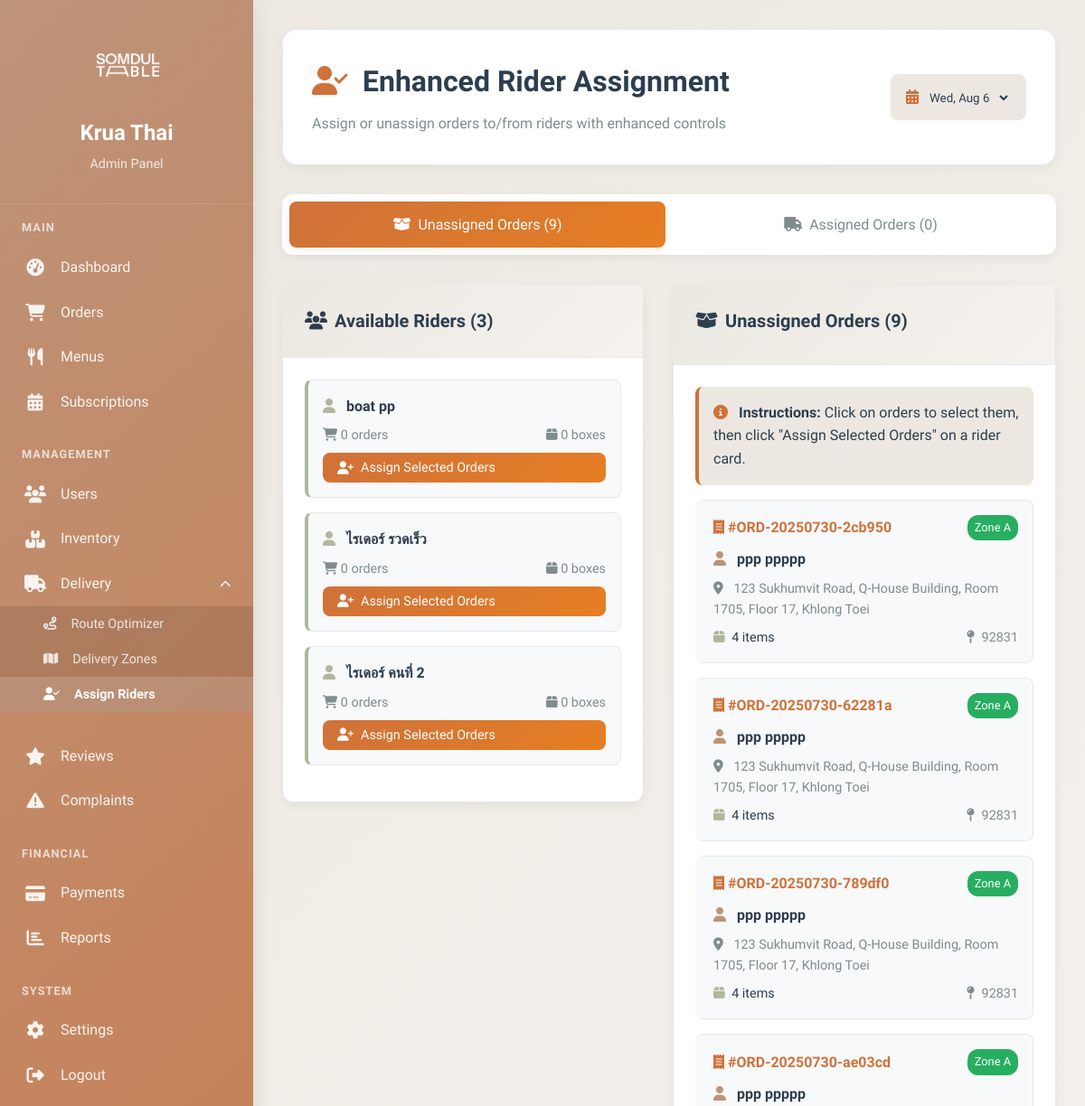
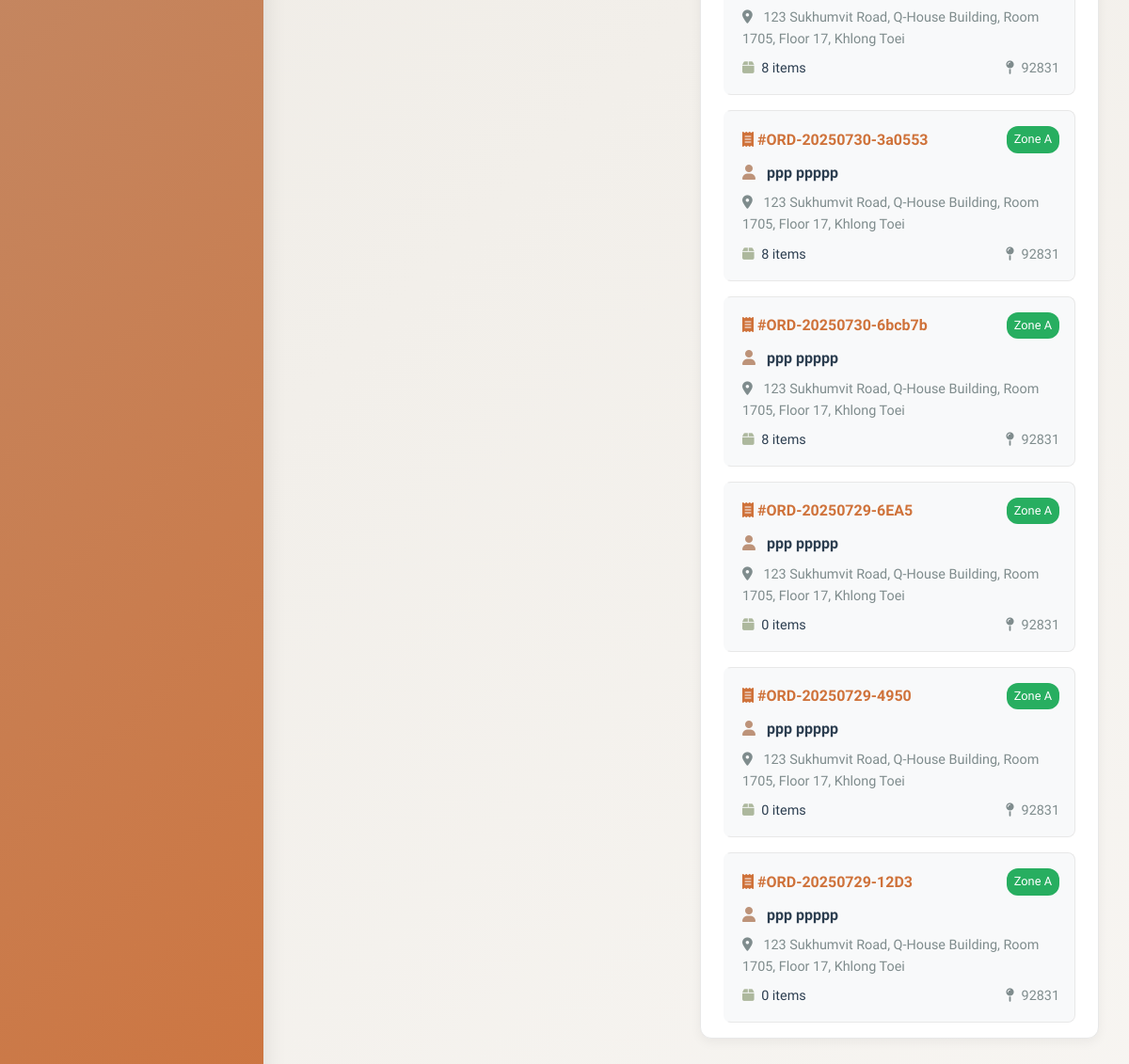
The page /KruaThai/admin/assign-riders.php?date=2025-07-30 (signed in) on the database its author committed (2 pictures, top to bottom).
### tables this page shows
CREATE TABLE `users` (
  `id` char(36) NOT NULL,
  `email` varchar(255) NOT NULL,
  `password_hash` varchar(255) NOT NULL,
  `first_name` varchar(100) NOT NULL,
  `last_name` varchar(100) NOT NULL,
  `phone` varchar(20) DEFAULT NULL,
  `date_of_birth` date DEFAULT NULL,
  `gender` enum('male','female','other') DEFAULT NULL,
  `role` enum('customer','admin','kitchen','rider','support') DEFAULT 'customer',
  `status` enum('active','inactive','suspended','pending_verification','pending_profile') DEFAULT 'pending_verification',
  `email_verified` tinyint(1) DEFAULT '0',
  `email_verification_token` varchar(100) DEFAULT NULL,
  `delivery_address` text,
  `address_line_2` varchar(255) DEFAULT NULL,
  `city` varchar(100) DEFAULT NULL,
  `state` varchar(100) DEFAULT NULL,
  `zip_code` varchar(10) DEFAULT NULL,
  `country` varchar(100) DEFAULT 'Thailand',
  `delivery_instructions` text,
  `dietary_preferences` longtext,
  `allergies` longtext,
  `spice_level` enum('mild','medium','hot','extra_hot') DEFAULT 'medium',
  `last_login` timestamp NULL DEFAULT NULL,
  `failed_login_attempts` int(11) DEFAULT '0',
  `locked_until` timestamp NULL DEFAULT NULL,
  `password_reset_token` varchar(100) DEFAULT NULL,
  `password_reset_expires` timestamp NULL DEFAULT NULL,
  `created_at` timestamp NOT NULL DEFAULT CURRENT_TIMESTAMP,
  `updated_at` timestamp NOT NULL DEFAULT CURRENT_TIMESTAMP ON UPDATE CURRENT_TIMESTAMP,
  `social_provider` varchar(20) DEFAULT NULL COMMENT 'OAuth provider: facebook, google, apple',
  `social_id` varchar(100) DEFAULT NULL COMMENT 'Unique ID from social provider',
  `avatar_url` text COMMENT 'Profile picture URL from social provider'
);

CREATE TABLE `orders` (
  `id` char(36) NOT NULL,
  `order_number` varchar(20) NOT NULL,
  `subscription_id` char(36) NOT NULL,
  `user_id` char(36) NOT NULL,
  `delivery_date` date NOT NULL,
  `delivery_time_slot` enum('09:00-12:00','12:00-15:00','15:00-18:00','18:00-21:00') DEFAULT NULL,
  `delivery_address` text NOT NULL,
  `delivery_instructions` text,
  `status` enum('pending','confirmed','preparing','ready','out_for_delivery','delivered','cancelled') DEFAULT 'pending',
  `kitchen_status` enum('not_started','in_progress','completed') DEFAULT 'not_started',
  `assigned_rider_id` char(36) DEFAULT NULL,
  `pickup_time` timestamp NULL DEFAULT NULL,
  `delivery_confirmation_method` enum('photo','signature','customer_present','left_at_door') DEFAULT 'customer_present',
  `delivery_photo_url` varchar(500) DEFAULT NULL,
  `delivery_signature_url` varchar(500) DEFAULT NULL,
  `delivered_at` timestamp NULL DEFAULT NULL,
  `total_items` int(11) DEFAULT '0',
  `estimated_prep_time` int(11) DEFAULT '30',
  `special_notes` text,
  `created_at` timestamp NOT NULL DEFAULT CURRENT_TIMESTAMP,
  `updated_at` timestamp NOT NULL DEFAULT CURRENT_TIMESTAMP ON UPDATE CURRENT_TIMESTAMP
);

### KruaThai/admin/assign-riders.php (the view, shortened to what the rows shown need)
<?php
require_once '../config/database.php';
try {
    $database = new Database();
    $pdo = $database->getConnection();
} catch (Exception $e) {
    die("❌ Database connection failed: " . $e->getMessage());
}
$deliveryDate = $_GET['date'] ?? date('Y-m-d');
$zipCoordinates = [
    '92831' => ['zone' => 'A'], '92832' => ['zone' => 'A'], '92833' => ['zone' => 'A'],
    '92835' => ['zone' => 'A'], '92821' => ['zone' => 'A'], '92823' => ['zone' => 'A'],
    '90620' => ['zone' => 'B'], '90621' => ['zone' => 'B'], '92801' => ['zone' => 'B'],
    '92802' => ['zone' => 'B'], '92804' => ['zone' => 'B'], '92805' => ['zone' => 'B'],
    '92840' => ['zone' => 'C'], '92841' => ['zone' => 'C'], '92843' => ['zone' => 'C'],
    '92683' => ['zone' => 'C'], '92703' => ['zone' => 'D'], '92648' => ['zone' => 'D'],
    '92647' => ['zone' => 'D']
];
try {
    $stmt = $pdo->prepare("
        SELECT u.id, u.first_name, u.last_name,
               COALESCE((SELECT COUNT(o.id) FROM orders o WHERE o.assigned_rider_id = u.id AND DATE(o.delivery_date) = ?), 0) as current_orders,
               COALESCE((SELECT SUM(o.total_items) FROM orders o WHERE o.assigned_rider_id = u.id AND DATE(o.delivery_date) = ?), 0) as current_load
        FROM users u
        WHERE u.role = 'rider' AND u.status = 'active'
        GROUP BY u.id
        ORDER BY u.first_name
    ");
    $stmt->execute([$deliveryDate, $deliveryDate]);
    $riders = $stmt->fetchAll(PDO::FETCH_ASSOC);
    $stmt = $pdo->prepare("
        SELECT o.id, o.order_number, o.total_items, o.delivery_address, u.zip_code, u.first_name, u.last_name
        FROM orders o
        JOIN users u ON o.user_id = u.id
        WHERE DATE(o.delivery_date) = ? AND o.assigned_rider_id IS NULL AND o.status IN ('confirmed', 'preparing', 'ready')
        ORDER BY u.zip_code, o.created_at
    ");
    $stmt->execute([$deliveryDate]);
    $unassignedOrders = $stmt->fetchAll(PDO::FETCH_ASSOC);
} catch (Exception $e) {
    die("Error fetching data: " . $e->getMessage());
}
?>
<!DOCTYPE html>
<html lang="th">
<head>
    <link href="https://cdnjs.cloudflare.com/ajax/libs/font-awesome/6.4.0/css/all.min.css" rel="stylesheet">
</head>
<body>
    <div class="admin-layout">
        <div class="main-content">
            <div class="page-header">
                <div class="header-content">
                    <div>
                        <h1 class="page-title">
                            <i class="fas fa-user-check" style="color: var(--curry); margin-right: 0.5rem;"></i>
                            Enhanced Rider Assignment
                        </h1>
                    </div>
                </div>
            </div>
            <div id="unassigned-tab" class="tab-content active">
                <div class="assignment-layout">
                    <div class="assignment-column">
                        <div class="column-header">
                            <h2 class="column-title">
                                <i class="fas fa-users"></i>
                                Available Riders (<?= count($riders) ?>)
                            </h2>
                        </div>
                        <div class="column-body">
                            <?php if (empty($riders)): ?>
                                <div class="text-center text-muted">
                                    <i class="fas fa-user-slash" style="font-size: 3rem; margin-bottom: 1rem; opacity: 0.3;"></i>
                                    <p>No active riders found.</p>
                                </div>
                            <?php else: ?>
                                <?php foreach ($riders as $rider): ?>
                                    <div class="rider-card">
                                        <h4 class="mb-1">
                                            <i class="fas fa-user" style="color: var(--sage); margin-right: 0.5rem;"></i>
                                            <?= htmlspecialchars($rider['first_name'] . ' ' . $rider['last_name']) ?>
                                        </h4>
                                        <div class="rider-stats">
                                            <span>
                                                <i class="fas fa-shopping-cart"></i>
                                                <?= $rider['current_orders'] ?> orders
                                            </span>
                                            <span>
                                                <i class="fas fa-box"></i>
                                                <?= $rider['current_load'] ?> boxes
                                            </span>
                                        </div>
                                        <button class="btn btn-primary btn-sm" style="width: 100%;" onclick="assignToRider('<?= $rider['id'] ?>')">
                                            <i class="fas fa-user-plus"></i> Assign Selected Orders
                                        </button>
                                    </div>
                                <?php endforeach; ?>
                            <?php endif; ?>
                        </div>
                    </div>
                    <div class="assignment-column">
                        <div class="column-header">
                            <h2 class="column-title">
                                <i class="fas fa-box-open"></i>
                                Unassigned Orders (<?= count($unassignedOrders) ?>)
                            </h2>
                        </div>
                        <div class="column-body">
                            <?php if (empty($unassignedOrders)): ?>
                                <div class="text-center text-muted">
                                    <i class="fas fa-check-circle" style="font-size: 3rem; margin-bottom: 1rem; opacity: 0.3; color: var(--sage);"></i>
                                    <h3 style="color: var(--sage);">All Orders Assigned!</h3>
                                    <p>No unassigned orders for this date.</p>
                                </div>
                            <?php else: ?>
                                <?php foreach ($unassignedOrders as $order):
                                    $zipCode = substr($order['zip_code'], 0, 5);
                                    $zone = $zipCoordinates[$zipCode]['zone'] ?? 'N/A';
                                ?>
                                    <div class="order-card" data-order-id="<?= $order['id'] ?>" onclick="toggleOrderSelection(this)">
                                        <div style="display: flex; justify-content: space-between; align-items: center; margin-bottom: 0.5rem;">
                                            <strong style="color: var(--curry);">
                                                <i class="fas fa-receipt"></i>
                                                #<?= htmlspecialchars($order['order_number']) ?>
                                            </strong>
                                            <span class="zone-badge zone-<?= $zone ?>">Zone <?= $zone ?></span>
                                        </div>
                                        <div class="mb-1">
                                            <i class="fas fa-user" style="color: var(--brown); margin-right: 0.5rem;"></i>
                                            <strong><?= htmlspecialchars($order['first_name'] . ' ' . $order['last_name']) ?></strong>
                                        </div>
                                        <div class="text-muted" style="font-size: 0.9rem; margin-bottom: 0.5rem;">
                                            <i class="fas fa-map-marker-alt" style="margin-right: 0.5rem;"></i>
                                            <?= htmlspecialchars($order['delivery_address']) ?>
                                        </div>
                                        <div style="display: flex; justify-content: space-between; font-size: 0.9rem;">
                                            <span>
                                                <i class="fas fa-box" style="color: var(--sage); margin-right: 0.25rem;"></i>
                                                <?= $order['total_items'] ?> items
                                            </span>
                                            <span class="text-muted">
                                                <i class="fas fa-map-pin" style="margin-right: 0.25rem;"></i>
                                                <?= htmlspecialchars($zipCode) ?>
                                            </span>
                                        </div>
                                    </div>
                                <?php endforeach; ?>
                            <?php endif; ?>
                        </div>
                    </div>
                </div>
            </div>
        </div>
    </div>
</body>
</html>

### rows shown on the page
users: first_name+last_name "boat pp", current_orders "0", current_load "0"
users: first_name+last_name "ไรเดอร์ รวดเร็ว", current_orders "0", current_load "0"
users: first_name+last_name "ไรเดอร์ คนที่ 2", current_orders "0", current_load "0"
orders: order_number "ORD-20250730-2cb950", user.zip_code "A", user.last_name "ppp ppppp", delivery_address "123 Sukhumvit Road, Q-House Building, Room 1705, Floor 17, Khlong Toei", total_items "4", user.zip_code "92831"
orders: order_number "ORD-20250730-62281a", user.zip_code "A", user.last_name "ppp ppppp", delivery_address "123 Sukhumvit Road, Q-House Building, Room 1705, Floor 17, Khlong Toei", total_items "4", user.zip_code "92831"
orders: order_number "ORD-20250730-789df0", user.zip_code "A", user.last_name "ppp ppppp", delivery_address "123 Sukhumvit Road, Q-House Building, Room 1705, Floor 17, Khlong Toei", total_items "4", user.zip_code "92831"
orders: order_number "ORD-20250730-ae03cd", user.zip_code "A", user.last_name "ppp ppppp", delivery_address "123 Sukhumvit Road, Q-House Building, Room 1705, Floor 17, Khlong Toei", total_items "8", user.zip_code "92831"
orders: order_number "ORD-20250730-3a0553", user.zip_code "A", user.last_name "ppp ppppp", delivery_address "123 Sukhumvit Road, Q-House Building, Room 1705, Floor 17, Khlong Toei", total_items "8", user.zip_code "92831"
orders: order_number "ORD-20250730-6bcb7b", user.zip_code "A", user.last_name "ppp ppppp", delivery_address "123 Sukhumvit Road, Q-House Building, Room 1705, Floor 17, Khlong Toei", total_items "8", user.zip_code "92831"
orders: order_number "ORD-20250729-6EA5", user.zip_code "A", user.last_name "ppp ppppp", delivery_address "123 Sukhumvit Road, Q-House Building, Room 1705, Floor 17, Khlong Toei", total_items "0", user.zip_code "92831"
orders: order_number "ORD-20250729-4950", user.zip_code "A", user.last_name "ppp ppppp", delivery_address "123 Sukhumvit Road, Q-House Building, Room 1705, Floor 17, Khlong Toei", total_items "0", user.zip_code "92831"
orders: order_number "ORD-20250729-12D3", user.zip_code "A", user.last_name "ppp ppppp", delivery_address "123 Sukhumvit Road, Q-House Building, Room 1705, Floor 17, Khlong Toei", total_items "0", user.zip_code "92831"

### other values the page prints
count($unassignedOrders) "9"
count($assignedOrders) "0"
count($riders) "3"
form field date "Wed, Aug 6"
